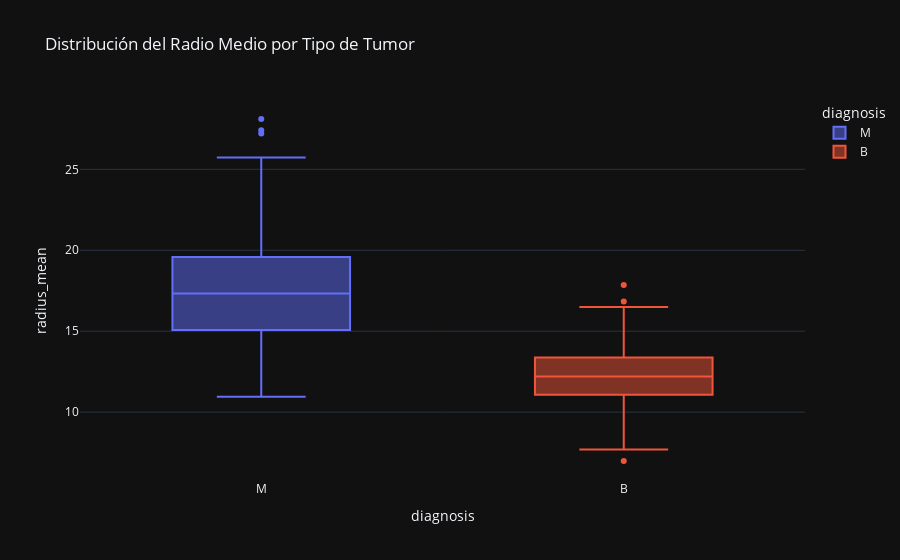

Write notebook code for a chart like this one.
### Markdown cell above
Otra cosa que podemos comparar para entender un poco mejor nuestros datos es comparar la distribución del radio medio por tumor. En este caso, dividimos las distribuciones de acuerdo a los tumores malignos y los beningnos. Observamos como se diferencian estos dos tipos.

### Code cell
import plotly.express as px

fig = px.box(df_2_original, 
             x='diagnosis', 
             y='radius_mean', 
             color='diagnosis',
             template='plotly_dark',
             title='Distribución del Radio Medio por Tipo de Tumor')
fig.show()

### Figure 1 — Plotly figure (JSON) as saved in the notebook; plotly's stock layout.template omitted (floating-point values rounded to 4 significant figures; data arrays with more than 128 entries replaced by an {"elided": "..."} marker saying what was removed)
{"data": [{"alignmentgroup": "True", "hovertemplate": "diagnosis=%{x}<br>radius_mean=%{y}<extra></extra>", "legendgroup": "M", "marker": {"color": "#636efa"}, "name": "M", "notched": false, "offsetgroup": "M", "orientation": "v", "showlegend": true, "type": "box", "x": {"elided": "212 str values"}, "x0": " ", "xaxis": "x", "y": {"elided": "212 float values"}, "y0": " ", "yaxis": "y"}, {"alignmentgroup": "True", "hovertemplate": "diagnosis=%{x}<br>radius_mean=%{y}<extra></extra>", "legendgroup": "B", "marker": {"color": "#EF553B"}, "name": "B", "notched": false, "offsetgroup": "B", "orientation": "v", "showlegend": true, "type": "box", "x": {"elided": "357 str values"}, "x0": " ", "xaxis": "x", "y": {"elided": "357 float values"}, "y0": " ", "yaxis": "y"}], "layout": {"boxmode": "overlay", "legend": {"title": {"text": "diagnosis"}, "tracegroupgap": 0}, "title": {"text": "Distribución del Radio Medio por Tipo de Tumor"}, "xaxis": {"anchor": "y", "categoryarray": ["M", "B"], "categoryorder": "array", "domain": [0, 1], "title": {"text": "diagnosis"}}, "yaxis": {"anchor": "x", "domain": [0, 1], "title": {"text": "radius_mean"}}}}
